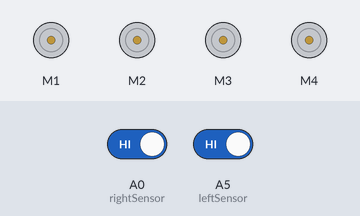
Bench run of a sketch on a simulated Arduino Uno, built with avr-gcc and run on an emulated ATmega328P. On the bench: 4 × DC motor (green arrow = forward, orange = backward, longer = faster). The test bench sets the inputs (shaded band); at power-on: A0 (rightSensor) HIGH, A5 (leftSensor) HIGH.

Above: at 1.2 s.
1.3 s: A0 (rightSensor) driven LOW
At 2.5 s:
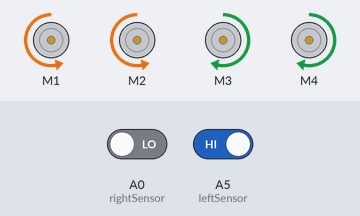
2.8 s: A5 (leftSensor) driven LOW
At 3.7 s:
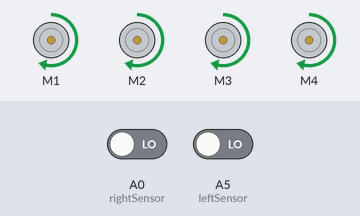
4.3 s: A0 (rightSensor) driven HIGH
At 4.8 s:
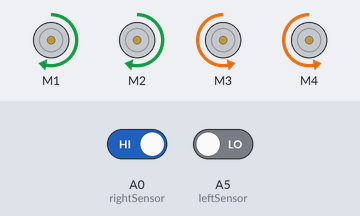
5.8 s: A5 (leftSensor) driven HIGH
At 7.2 s:
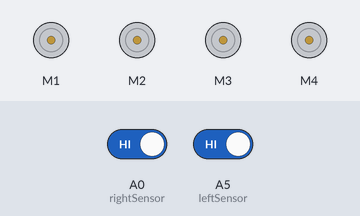
Timing chart, 0 to 8.3 s (numbered marks = the images above; inputs shaded):
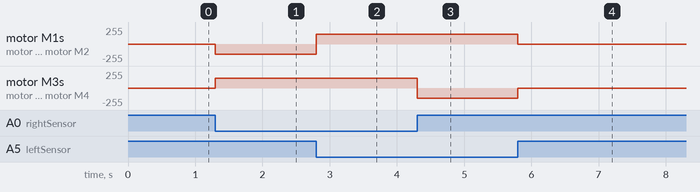

The sketch:

R26._Light-Following_Robot.ino
```cpp
/*
Components Used:
- Arduino Board
- Adafruit Motor Shield
- 2 Light Sensors (LDR)
- 4 DC Motors
- Breadboard
- Jumper Wires
*/

#include <AFMotor.h>

// Define motor objects
AF_DCMotor right_Front(1);
AF_DCMotor right_Back(2);
AF_DCMotor left_Front(3);
AF_DCMotor left_Back(4);

// Define sensor pins
int rightSensor = A0;
int leftSensor = A5;

void setup() {
  pinMode(rightSensor, INPUT);
  pinMode(leftSensor, INPUT);

  right_Front.setSpeed(150);
  right_Back.setSpeed(150);
  left_Front.setSpeed(150);
  left_Back.setSpeed(150);
}

void loop() {
  int rightValue = digitalRead(rightSensor);
  int leftValue = digitalRead(leftSensor);

  if (leftValue == 0 && rightValue == 0) {
    // Move Forward
    right_Front.run(FORWARD);
    right_Back.run(FORWARD);
    left_Front.run(FORWARD);
    left_Back.run(FORWARD);
  }
  else if (leftValue == 0 && rightValue == 1) {
    // Turn Left
    right_Front.run(FORWARD);
    right_Back.run(FORWARD);
    left_Front.run(BACKWARD);
    left_Back.run(BACKWARD);
  }
  else if (leftValue == 1 && rightValue == 0) {
    // Turn Right
    right_Front.run(BACKWARD);
    right_Back.run(BACKWARD);
    left_Front.run(FORWARD);
    left_Back.run(FORWARD);
  }
  else {
    // Stop
    right_Front.run(RELEASE);
    right_Back.run(RELEASE);
    left_Front.run(RELEASE);
    left_Back.run(RELEASE);
  }
}
```

Measured:
- after the input at 1.3 s, motor M1, motor M2: stopped → backward 150/255 at once; motor M3, motor M4: stopped → forward 150/255 at once
- after the input at 2.8 s, motor M1, motor M2: backward 150/255 → forward 150/255 at once
- after the input at 4.3 s, motor M3, motor M4: forward 150/255 → backward 150/255 at once
- after the input at 5.8 s, motor M1, motor M2: forward 150/255 → stopped at once; motor M3, motor M4: backward 150/255 → stopped at once
